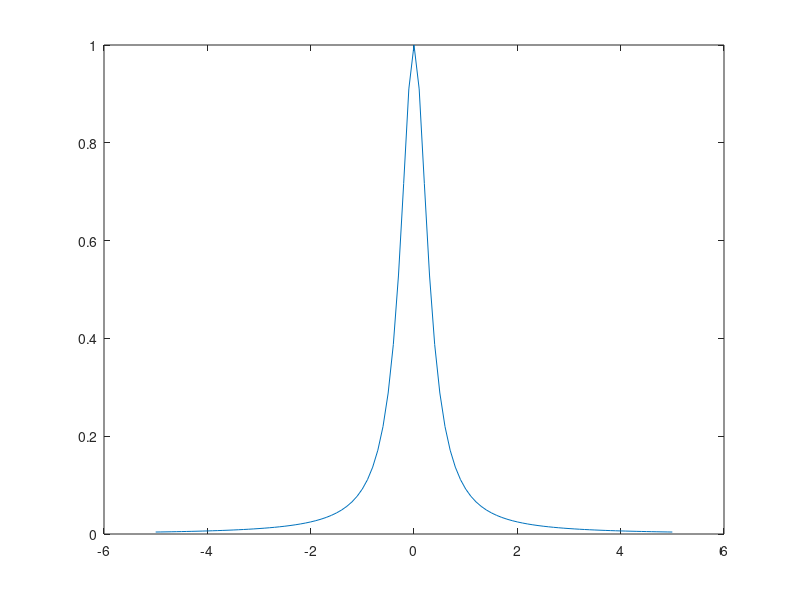

Reproduce this figure in MATLAB.
close all; clear all; clc;

R = 2/pi;
x0 = 0;
x = linspace(-5, 5, 101);

L = (1/pi)*(0.5*R)./((x-x0).^2+(0.5*R)^2);

plot(x, L)


% 
% F = linspace(0,1,101);
% A = (1/pi)*(0.5*R)./((F-x0).^2+(0.5*R)^2);
% R = 0.0002; % ripple
% W = .1-20*log10(abs(A)); % weights
% d = fdesign.arbmag('F,A,R', F,A,R);
% Hd = design(d,'equiripple','weights',W,'SystemObject',true);
% fvtool(Hd,'MagnitudeDisplay','Zero-phase', 'FrequencyRange','[0, pi)',...
%     'Color','White');
